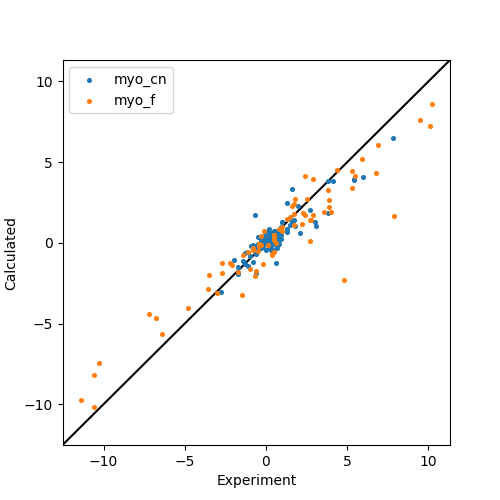

Reproduce this figure in Python.
from paramagpy import protein, dataparse, metal

# Load the PDB file and get iron centre
prot = protein.load_pdb('../data_files/1bzrH.pdb')
ironAtom = prot[0]['A'][("H_HEM", 154, " ")]['FE']

# Make high and low spin Fe paramagnetic centers
met_cn = metal.Metal(position=ironAtom.position,
                     B0=18.79,
                     temperature=303.0,
                     taur=5.7E-9)
met_f = met_cn.copy()
met_cn.iso = 4.4E-32
met_f.iso = 30.1E-32

# Load experimental data
data_cn = prot.parse(dataparse.read_ccr("../data_files/myoglobin_cn.ccr"))
data_f = prot.parse(dataparse.read_ccr("../data_files/myoglobin_f.ccr"))

# Calculate the cross-correlated realxation
compare_cn = []
for H, N, value, error in data_cn:
    delta = met_cn.atom_ccr(H, N)
    compare_cn.append((value, delta * 0.5))

compare_f = []
for H, N, value, error in data_f:
    delta = met_f.atom_ccr(H, N)
    compare_f.append((value, delta * 0.5))

#### Plot the correlation ####
from matplotlib import pyplot as plt

fig, ax = plt.subplots(figsize=(5, 5))

# Plot the data correlations
ax.scatter(*zip(*compare_cn), s=7, label="myo_cn")
ax.scatter(*zip(*compare_f), s=7, label="myo_f")

# Plot a diagonal
l, h = ax.get_xlim()
ax.plot([l, h], [l, h], '-k', zorder=0)
ax.set_xlim(l, h)
ax.set_ylim(l, h)

# Make axis labels and save figure
ax.set_xlabel("Experiment")
ax.set_ylabel("Calculated")
ax.legend()
fig.savefig("ccr_calculate.png")
